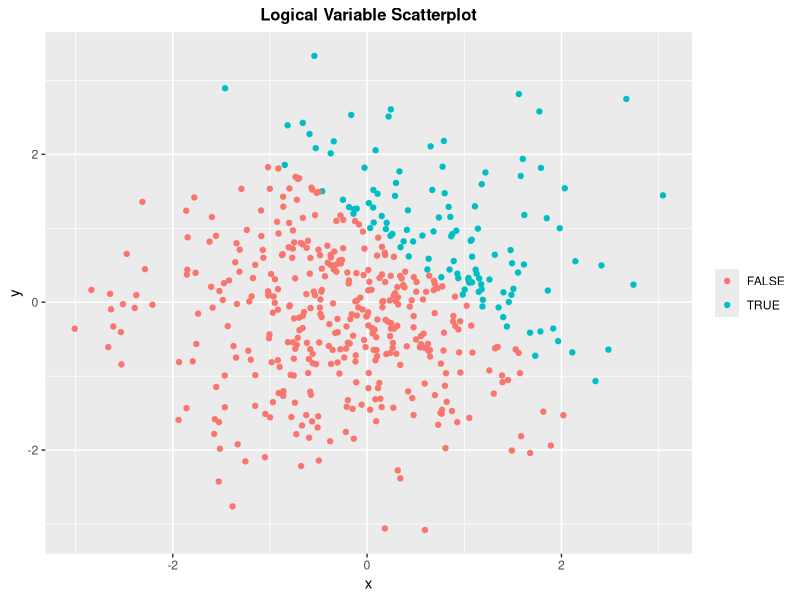
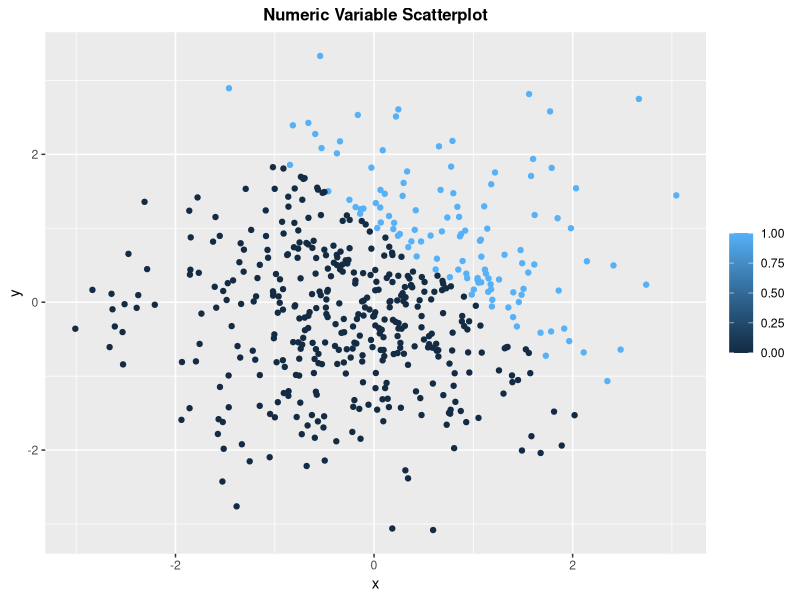
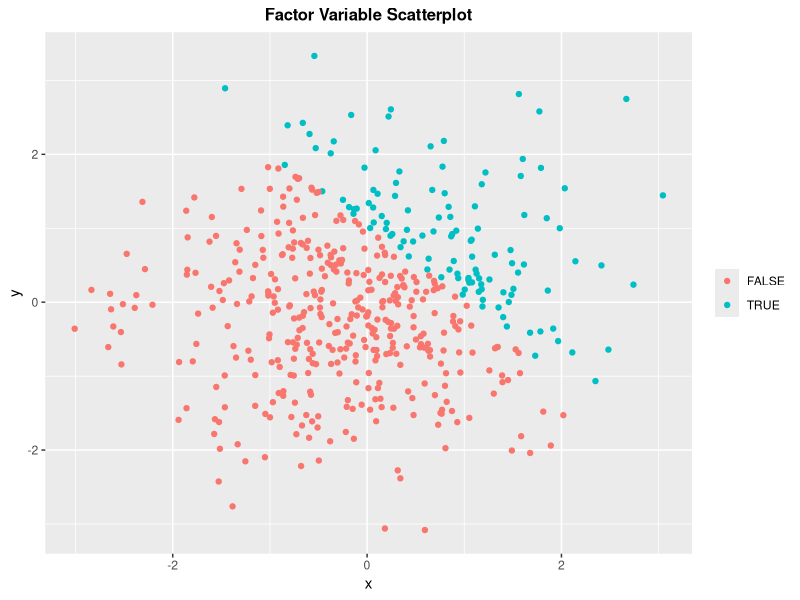
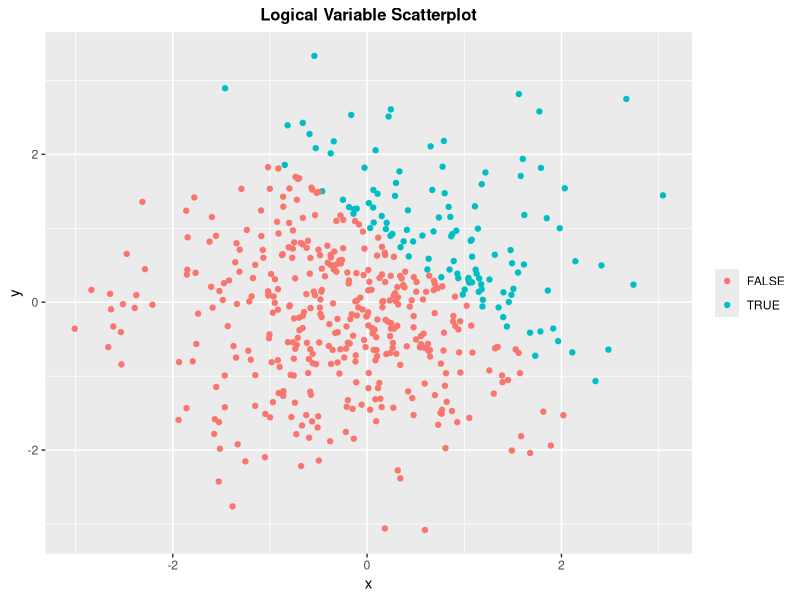

These figures' R source, in order:
## ---- chunk 1
library(tidyverse)
library(ggplot2)
## ---- chunk 2

#Data frame
df_1 = tibble(
  random_samp = rnorm(8),
  log_vec = random_samp > 0,
  char_vec = as.character("a","b","c","d","e","f","g","h"),
  fac_vec = factor(c("jazz","rock","blues","jazz","jazz","rock","blues","rock"))
)

#Take the mean of each variable
mean_random_samp = mean(pull(df_1, random_samp))
mean_log_vec = mean(pull(df_1, log_vec))
mean_char_vec = mean(pull(df_1, char_vec))
mean_fac_vec = mean(pull(df_1, fac_vec))

## ---- chunk 3

as.numeric(pull(df_1, log_vec)) * pull(df_1, random_samp)
as.factor(pull(df_1, log_vec)) * pull(df_1, random_samp)
as.numeric(as.factor(pull(df_1, log_vec))) * pull(df_1, random_samp)
## ---- chunk 4
#Data frame
df_2 = tibble(
  x = rnorm(500),
  y = rnorm(500),
  log_vec_2 = x + y > 1,
  num_vec_2 = as.numeric(log_vec_2),
  fac_vec_2 = as.factor(log_vec_2)
)

#mean, median and standard deviation of x
mean_x = mean(pull(df_2, x))
median_x = median(pull(df_2, x))
sd_x = sd(pull(df_2, x))

#Proportion of cases for which x+y>1
prop_case = mean(pull(df_2, log_vec_2))

## ---- chunk 5
ggplot(df_2, aes(x = x, y = y, color = log_vec_2)) +
  geom_point() +
  xlab("x") +
  ylab("y") +
  labs(title = "Logical Variable Scatterplot") +
  theme(legend.position = "right", legend.title = element_blank(),
        plot.title = element_text(color = "black", 
                                  size = 12, 
                                  face = "bold", 
                                  hjust = 0.5))

ggsave("plot_one.png", width = 4, height = 3)
## ---- chunk 6

ggplot(df_2, aes(x = x, y = y, color = num_vec_2)) +
  geom_point() +
  xlab("x") +
  ylab("y") +
  labs(title = "Numeric Variable Scatterplot") +
  theme(legend.position = "right", legend.title = element_blank(), 
        plot.title = element_text(color = "black", 
                                  size = 12, 
                                  face = "bold", 
                                  hjust = 0.5))
## ---- chunk 7
ggplot(df_2, aes(x = x, y = y, color = fac_vec_2)) +
  geom_point() +
  xlab("x") +
  ylab("y") +
  labs(title = "Factor Variable Scatterplot") +
  theme(legend.position = "right", legend.title = element_blank(),
        plot.title = element_text(color = "black", 
                                  size = 12, 
                                  face = "bold", 
                                  hjust = 0.5))
